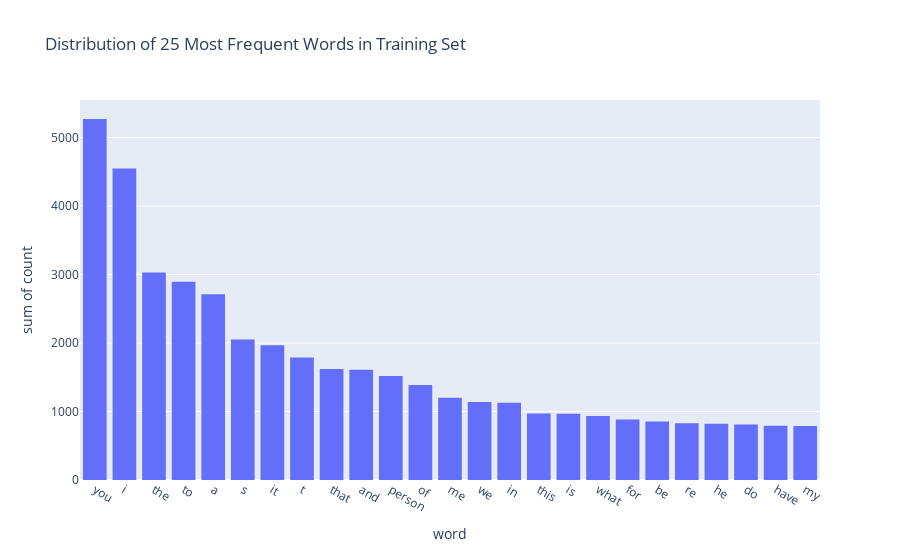
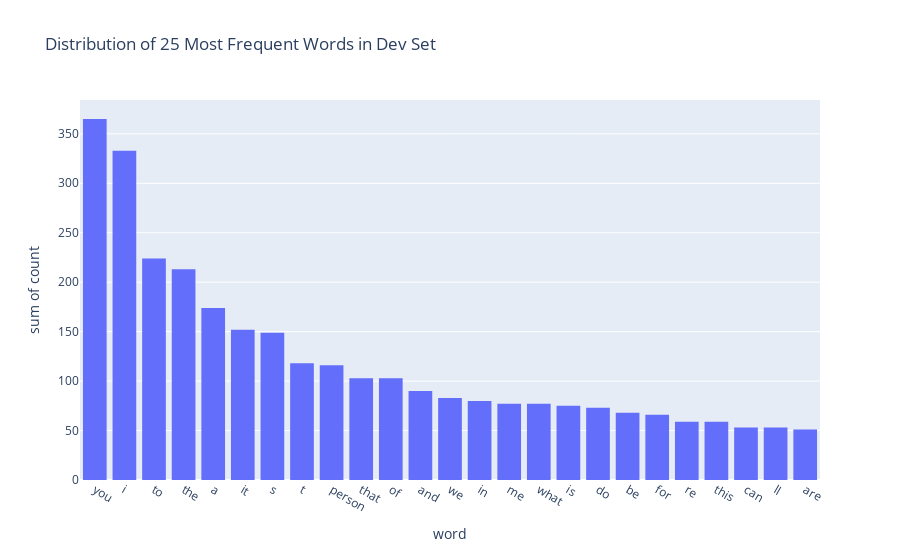

Source (notebook cell) for these figures, in order:
### Code cell
#Verifying the distribution of words after the cleaning
word_counter(train_clean["sentence"], "Training"), word_counter(dev_clean["sentence"], "Dev")

### Figure 1 — Plotly figure (JSON) as saved in the notebook; plotly's stock layout.template omitted (floating-point values rounded to 4 significant figures)
{"data": [{"alignmentgroup": "True", "bingroup": "x", "histfunc": "sum", "hovertemplate": "word=%{x}<br>sum of count=%{y}<extra></extra>", "legendgroup": "", "marker": {"color": "#636efa", "pattern": {"shape": ""}}, "name": "", "offsetgroup": "", "orientation": "v", "showlegend": false, "type": "histogram", "x": ["you", "i", "the", "to", "a", "s", "it", "t", "that", "and", "person", "of", "me", "we", "in", "this", "is", "what", "for", "be", "re", "he", "do", "have", "my"], "xaxis": "x", "y": [5271, 4548, 3031, 2894, 2711, 2052, 1969, 1788, 1621, 1611, 1519, 1386, 1202, 1139, 1127, 972, 967, 934, 885, 853, 829, 822, 811, 792, 790], "yaxis": "y"}], "layout": {"barmode": "relative", "legend": {"tracegroupgap": 0}, "title": {"text": "Distribution of 25 Most Frequent Words in Training Set"}, "xaxis": {"anchor": "y", "domain": [0, 1], "title": {"text": "word"}}, "yaxis": {"anchor": "x", "domain": [0, 1], "title": {"text": "sum of count"}}}}

### Figure 2 — Plotly figure (JSON) as saved in the notebook; plotly's stock layout.template omitted (floating-point values rounded to 4 significant figures)
{"data": [{"alignmentgroup": "True", "bingroup": "x", "histfunc": "sum", "hovertemplate": "word=%{x}<br>sum of count=%{y}<extra></extra>", "legendgroup": "", "marker": {"color": "#636efa", "pattern": {"shape": ""}}, "name": "", "offsetgroup": "", "orientation": "v", "showlegend": false, "type": "histogram", "x": ["you", "i", "to", "the", "a", "it", "s", "t", "person", "that", "of", "and", "we", "in", "me", "what", "is", "do", "be", "for", "re", "this", "can", "ll", "are"], "xaxis": "x", "y": [365, 333, 224, 213, 174, 152, 149, 118, 116, 103, 103, 90, 83, 80, 77, 77, 75, 73, 68, 66, 59, 59, 53, 53, 51], "yaxis": "y"}], "layout": {"barmode": "relative", "legend": {"tracegroupgap": 0}, "title": {"text": "Distribution of 25 Most Frequent Words in Dev Set"}, "xaxis": {"anchor": "y", "domain": [0, 1], "title": {"text": "word"}}, "yaxis": {"anchor": "x", "domain": [0, 1], "title": {"text": "sum of count"}}}}
